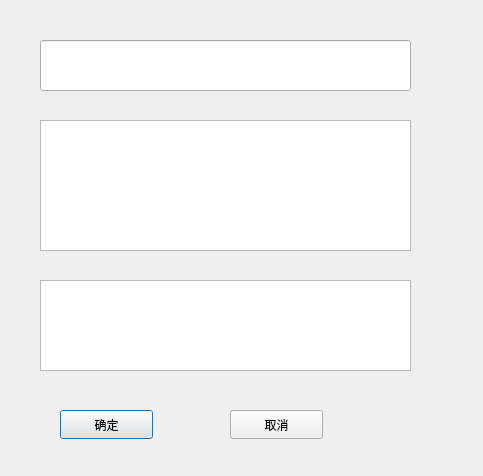
<?xml version="1.0" encoding="UTF-8"?>
<ui version="4.0">
 <class>updatePeopleWindow</class>
 <widget class="QDialog" name="updatePeopleWindow">
  <property name="geometry">
   <rect>
    <x>0</x>
    <y>0</y>
    <width>483</width>
    <height>476</height>
   </rect>
  </property>
  <property name="windowTitle">
   <string>Dialog</string>
  </property>
  <widget class="QLineEdit" name="updatePeoName">
   <property name="geometry">
    <rect>
     <x>40</x>
     <y>40</y>
     <width>371</width>
     <height>51</height>
    </rect>
   </property>
  </widget>
  <widget class="QTextEdit" name="updatePeoDescribe">
   <property name="geometry">
    <rect>
     <x>40</x>
     <y>120</y>
     <width>371</width>
     <height>131</height>
    </rect>
   </property>
  </widget>
  <widget class="QTextEdit" name="updatePeoConnection">
   <property name="geometry">
    <rect>
     <x>40</x>
     <y>280</y>
     <width>371</width>
     <height>91</height>
    </rect>
   </property>
  </widget>
  <widget class="QPushButton" name="btnOK">
   <property name="geometry">
    <rect>
     <x>60</x>
     <y>410</y>
     <width>93</width>
     <height>29</height>
    </rect>
   </property>
   <property name="text">
    <string>确定</string>
   </property>
  </widget>
  <widget class="QPushButton" name="btnCancel">
   <property name="geometry">
    <rect>
     <x>230</x>
     <y>410</y>
     <width>93</width>
     <height>29</height>
    </rect>
   </property>
   <property name="text">
    <string>取消</string>
   </property>
  </widget>
 </widget>
 <resources/>
 <connections/>
</ui>
